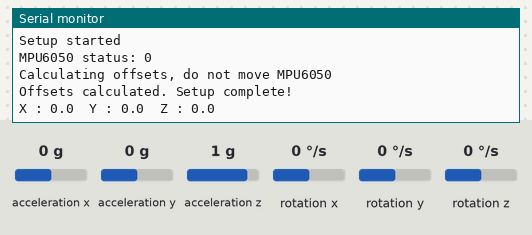
This sketch was run on a simulated Arduino Mega 2560, built with avr-gcc and run on an emulated ATmega2560. Parts: the last lines printed to the serial monitor. The inputs (shaded band) are chosen by the test bench; at power-on: acceleration x 0 g, acceleration y 0 g, acceleration z 1 g, rotation z 0 °/s, rotation x 0 °/s, rotation y 0 °/s.

Above: at 3.3 s.
3.4 s: acceleration x set to -1.4 g
At 4.7 s:
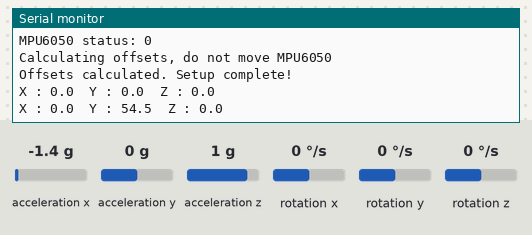
4.9 s: acceleration y set to -1.4 g
At 6.3 s:
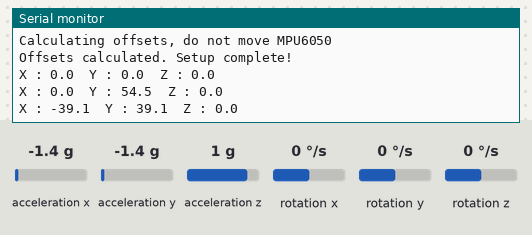
6.4 s: acceleration z set to -1.4 g
7.9 s: rotation z set to -192 °/s
At 9.3 s:
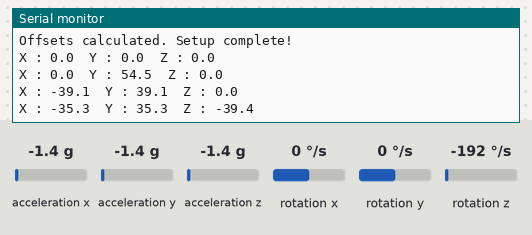
Timing chart, 0 to 10.4 s (numbered marks = the images above; inputs shaded):
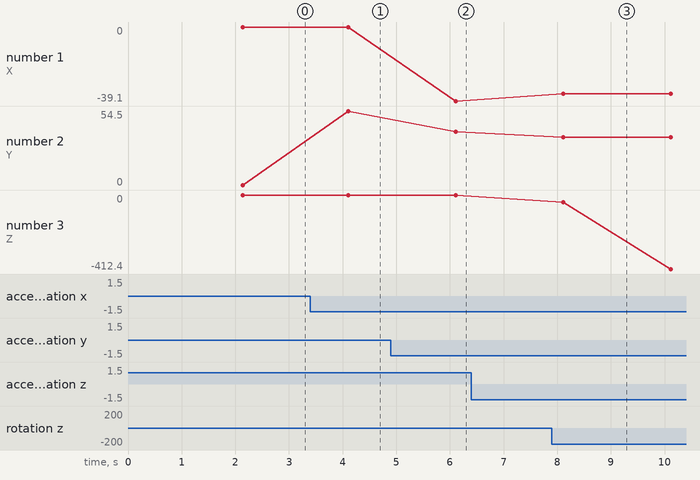

The sketch:

GetAngle.ino
```cpp
// (licence header left out)
#include <Wire.h>
#include <MPU6050_light.h>

MPU6050 mpu(Wire);
unsigned long timer = 0;

void setup() {
  Serial.begin(9600);
  while (!Serial); // Wait for serial on boards like Mega
  Serial.println("Setup started");

  Wire.begin();
  delay(100); // Allow I2C bus to stabilize

  byte status = mpu.begin();
  Serial.print(F("MPU6050 status: "));
  Serial.println(status);

  // Retry loop if MPU6050 is not responding
  while (status != 0) {
    Serial.println("MPU6050 init failed. Retrying...");
    delay(1000);
    status = mpu.begin();
  }

  Serial.println(F("Calculating offsets, do not move MPU6050"));
  delay(1000);
  // Uncomment this if your MPU6050 is mounted upside-down
  // mpu.upsideDownMounting = true;
  mpu.calcOffsets(); // gyro and accelero
  Serial.println("Offsets calculated. Setup complete!\n");
}

void loop() {
  mpu.update();

  if ((millis() - timer) > 2000) { // Print every 2 seconds
    Serial.print("X : ");
    Serial.print(mpu.getAngleX(), 1);
    Serial.print("\tY : ");
    Serial.print(mpu.getAngleY(), 1);
    Serial.print("\tZ : ");
    Serial.println(mpu.getAngleZ(), 1);
    timer = millis();
  }
}
```

Measured:
- after the input at 3.4 s, the serial monitor: prints a new line after 0.71 s (image 1)
- after the input at 4.9 s, the serial monitor: prints a new line after 1.2 s (image 2)
- after the input at 7.9 s, the serial monitor: prints a new line after 0.21 s (image 3)
- plotted number 1: 0 → -39.1 after the input at 4.9 s
- plotted number 2: 0 → 54.5 after the input at 3.4 s, 54.5 → 39.1 after the input at 4.9 s
- plotted number 3: 0 → -412.4 after the input at 7.9 s
